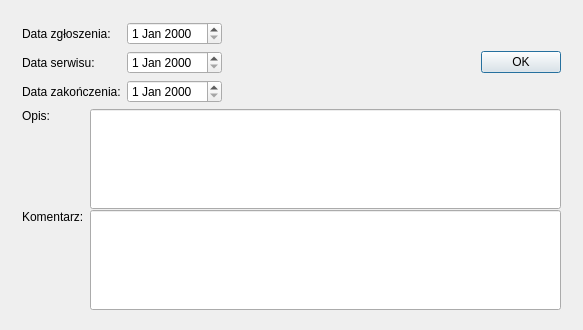
<?xml version="1.0" encoding="UTF-8"?>
<ui version="4.0">
 <class>editJobDialogClass</class>
 <widget class="QDialog" name="editJobDialogClass">
  <property name="geometry">
   <rect>
    <x>0</x>
    <y>0</y>
    <width>583</width>
    <height>330</height>
   </rect>
  </property>
  <property name="windowTitle">
   <string>editJobDialog</string>
  </property>
  <widget class="QWidget" name="">
   <property name="geometry">
    <rect>
     <x>11</x>
     <y>11</y>
     <width>561</width>
     <height>304</height>
    </rect>
   </property>
   <layout class="QVBoxLayout" name="verticalLayout">
    <item>
     <layout class="QHBoxLayout" name="horizontalLayout_2">
      <item>
       <layout class="QFormLayout" name="formLayout">
        <item row="0" column="0">
         <widget class="QLabel" name="label">
          <property name="text">
           <string>Data zgłoszenia:</string>
          </property>
         </widget>
        </item>
        <item row="0" column="1">
         <widget class="QDateEdit" name="beginDateEdit"/>
        </item>
        <item row="1" column="0">
         <widget class="QLabel" name="label_2">
          <property name="text">
           <string>Data serwisu:</string>
          </property>
         </widget>
        </item>
        <item row="1" column="1">
         <widget class="QDateEdit" name="serviceDateEdit"/>
        </item>
        <item row="2" column="0">
         <widget class="QLabel" name="label_3">
          <property name="text">
           <string>Data zakończenia:</string>
          </property>
         </widget>
        </item>
        <item row="2" column="1">
         <widget class="QDateEdit" name="endDateEdit"/>
        </item>
       </layout>
      </item>
      <item>
       <spacer name="horizontalSpacer_2">
        <property name="orientation">
         <enum>Qt::Orientation::Horizontal</enum>
        </property>
        <property name="sizeHint" stdset="0">
         <size>
          <width>40</width>
          <height>20</height>
         </size>
        </property>
       </spacer>
      </item>
      <item>
       <widget class="QPushButton" name="okButton">
        <property name="text">
         <string>OK</string>
        </property>
       </widget>
      </item>
     </layout>
    </item>
    <item>
     <layout class="QGridLayout" name="gridLayout">
      <item row="0" column="0">
       <widget class="QLabel" name="label_4">
        <property name="text">
         <string>Opis:</string>
        </property>
        <property name="alignment">
         <set>Qt::AlignmentFlag::AlignLeading|Qt::AlignmentFlag::AlignLeft|Qt::AlignmentFlag::AlignTop</set>
        </property>
       </widget>
      </item>
      <item row="0" column="1">
       <widget class="QLineEdit" name="descriptionEdit">
        <property name="minimumSize">
         <size>
          <width>200</width>
          <height>100</height>
         </size>
        </property>
       </widget>
      </item>
      <item row="1" column="1">
       <widget class="QLineEdit" name="commentEdit">
        <property name="minimumSize">
         <size>
          <width>200</width>
          <height>100</height>
         </size>
        </property>
       </widget>
      </item>
      <item row="1" column="0">
       <widget class="QLabel" name="label_5">
        <property name="text">
         <string>Komentarz:</string>
        </property>
        <property name="alignment">
         <set>Qt::AlignmentFlag::AlignLeading|Qt::AlignmentFlag::AlignLeft|Qt::AlignmentFlag::AlignTop</set>
        </property>
       </widget>
      </item>
     </layout>
    </item>
   </layout>
  </widget>
 </widget>
 <layoutdefault spacing="6" margin="11"/>
 <resources/>
 <connections>
  <connection>
   <sender>okButton</sender>
   <signal>clicked()</signal>
   <receiver>editJobDialogClass</receiver>
   <slot>accept()</slot>
   <hints>
    <hint type="sourcelabel">
     <x>541</x>
     <y>54</y>
    </hint>
    <hint type="destinationlabel">
     <x>420</x>
     <y>45</y>
    </hint>
   </hints>
  </connection>
 </connections>
</ui>
